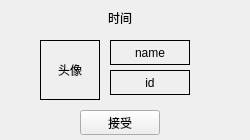
<?xml version="1.0" encoding="UTF-8"?>
<ui version="4.0">
 <class>WaitAnswer</class>
 <widget class="QWidget" name="WaitAnswer">
  <property name="geometry">
   <rect>
    <x>0</x>
    <y>0</y>
    <width>250</width>
    <height>140</height>
   </rect>
  </property>
  <property name="minimumSize">
   <size>
    <width>250</width>
    <height>140</height>
   </size>
  </property>
  <property name="maximumSize">
   <size>
    <width>250</width>
    <height>140</height>
   </size>
  </property>
  <property name="windowTitle">
   <string>Form</string>
  </property>
  <widget class="QLabel" name="pix">
   <property name="geometry">
    <rect>
     <x>40</x>
     <y>40</y>
     <width>60</width>
     <height>60</height>
    </rect>
   </property>
   <property name="minimumSize">
    <size>
     <width>60</width>
     <height>60</height>
    </size>
   </property>
   <property name="maximumSize">
    <size>
     <width>60</width>
     <height>60</height>
    </size>
   </property>
   <property name="frameShape">
    <enum>QFrame::Box</enum>
   </property>
   <property name="text">
    <string>头像</string>
   </property>
   <property name="alignment">
    <set>Qt::AlignCenter</set>
   </property>
  </widget>
  <widget class="QLabel" name="name">
   <property name="geometry">
    <rect>
     <x>110</x>
     <y>40</y>
     <width>80</width>
     <height>25</height>
    </rect>
   </property>
   <property name="minimumSize">
    <size>
     <width>80</width>
     <height>25</height>
    </size>
   </property>
   <property name="maximumSize">
    <size>
     <width>80</width>
     <height>25</height>
    </size>
   </property>
   <property name="frameShape">
    <enum>QFrame::Box</enum>
   </property>
   <property name="text">
    <string>name</string>
   </property>
   <property name="alignment">
    <set>Qt::AlignCenter</set>
   </property>
  </widget>
  <widget class="QLabel" name="id">
   <property name="geometry">
    <rect>
     <x>110</x>
     <y>70</y>
     <width>80</width>
     <height>25</height>
    </rect>
   </property>
   <property name="minimumSize">
    <size>
     <width>80</width>
     <height>25</height>
    </size>
   </property>
   <property name="frameShape">
    <enum>QFrame::Box</enum>
   </property>
   <property name="text">
    <string>id</string>
   </property>
   <property name="alignment">
    <set>Qt::AlignCenter</set>
   </property>
  </widget>
  <widget class="QPushButton" name="ok">
   <property name="geometry">
    <rect>
     <x>80</x>
     <y>110</y>
     <width>80</width>
     <height>25</height>
    </rect>
   </property>
   <property name="minimumSize">
    <size>
     <width>80</width>
     <height>25</height>
    </size>
   </property>
   <property name="maximumSize">
    <size>
     <width>80</width>
     <height>25</height>
    </size>
   </property>
   <property name="text">
    <string>接受</string>
   </property>
  </widget>
  <widget class="QLabel" name="time">
   <property name="geometry">
    <rect>
     <x>60</x>
     <y>10</y>
     <width>120</width>
     <height>15</height>
    </rect>
   </property>
   <property name="text">
    <string>时间</string>
   </property>
   <property name="alignment">
    <set>Qt::AlignCenter</set>
   </property>
  </widget>
 </widget>
 <resources/>
 <connections/>
</ui>
